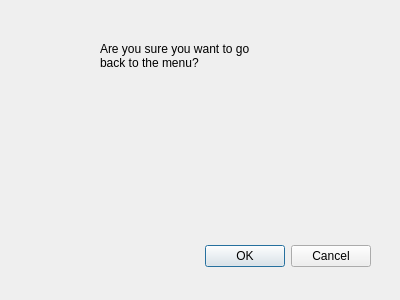
<?xml version="1.0" encoding="UTF-8"?>
<ui version="4.0">
 <class>Dialog</class>
 <widget class="QDialog" name="Dialog">
  <property name="geometry">
   <rect>
    <x>0</x>
    <y>0</y>
    <width>400</width>
    <height>300</height>
   </rect>
  </property>
  <property name="windowTitle">
   <string>Dialog</string>
  </property>
  <widget class="QDialogButtonBox" name="buttonBox">
   <property name="geometry">
    <rect>
     <x>30</x>
     <y>240</y>
     <width>341</width>
     <height>32</height>
    </rect>
   </property>
   <property name="orientation">
    <enum>Qt::Horizontal</enum>
   </property>
   <property name="standardButtons">
    <set>QDialogButtonBox::Cancel|QDialogButtonBox::Ok</set>
   </property>
  </widget>
  <widget class="QLabel" name="label">
   <property name="geometry">
    <rect>
     <x>100</x>
     <y>40</y>
     <width>171</width>
     <height>31</height>
    </rect>
   </property>
   <property name="text">
    <string>Are you sure you want to go back to the menu?</string>
   </property>
   <property name="wordWrap">
    <bool>true</bool>
   </property>
  </widget>
 </widget>
 <resources/>
 <connections>
  <connection>
   <sender>buttonBox</sender>
   <signal>accepted()</signal>
   <receiver>Dialog</receiver>
   <slot>accept()</slot>
   <hints>
    <hint type="sourcelabel">
     <x>248</x>
     <y>254</y>
    </hint>
    <hint type="destinationlabel">
     <x>157</x>
     <y>274</y>
    </hint>
   </hints>
  </connection>
  <connection>
   <sender>buttonBox</sender>
   <signal>rejected()</signal>
   <receiver>Dialog</receiver>
   <slot>reject()</slot>
   <hints>
    <hint type="sourcelabel">
     <x>316</x>
     <y>260</y>
    </hint>
    <hint type="destinationlabel">
     <x>286</x>
     <y>274</y>
    </hint>
   </hints>
  </connection>
 </connections>
</ui>
